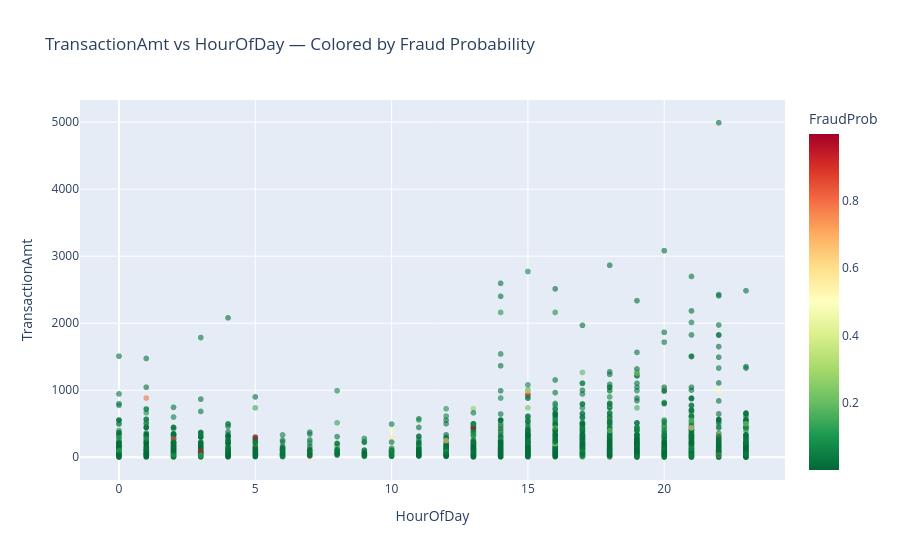

Notebook cell for this chart:
### Code cell
import plotly.express as px

sample_plot = test_df.sample(min(5000, len(test_df)), random_state=42)

fig = px.scatter(
    sample_plot, x='HourOfDay', y='TransactionAmt',
    color='FraudProb', color_continuous_scale='RdYlGn_r',
    opacity=0.6, title='TransactionAmt vs HourOfDay — Colored by Fraud Probability',
    hover_data=['FraudProb', 'RiskTier']
)
fig.show()

### Figure 1 — Plotly figure (JSON) as saved in the notebook; plotly's stock layout.template omitted (floating-point values rounded to 4 significant figures; data arrays with more than 128 entries replaced by an {"elided": "..."} marker saying what was removed)
{"data": [{"customdata": {"elided": "5000x2 mixed values"}, "hovertemplate": "HourOfDay=%{x}<br>TransactionAmt=%{y}<br>FraudProb=%{marker.color}<br>RiskTier=%{customdata[1]}<extra></extra>", "legendgroup": "", "marker": {"color": {"elided": "5000 float values"}, "coloraxis": "coloraxis", "opacity": 0.6, "symbol": "circle"}, "mode": "markers", "name": "", "showlegend": false, "type": "scattergl", "x": {"elided": "5000 int values"}, "xaxis": "x", "y": {"elided": "5000 float values"}, "yaxis": "y"}], "layout": {"coloraxis": {"colorbar": {"title": {"text": "FraudProb"}}, "colorscale": [[0, "rgb(0,104,55)"], [0.1, "rgb(26,152,80)"], [0.2, "rgb(102,189,99)"], [0.3, "rgb(166,217,106)"], [0.4, "rgb(217,239,139)"], [0.5, "rgb(255,255,191)"], [0.6, "rgb(254,224,139)"], [0.7, "rgb(253,174,97)"], [0.8, "rgb(244,109,67)"], [0.9, "rgb(215,48,39)"], [1, "rgb(165,0,38)"]]}, "legend": {"tracegroupgap": 0}, "title": {"text": "TransactionAmt vs HourOfDay — Colored by Fraud Probability"}, "xaxis": {"anchor": "y", "domain": [0, 1], "title": {"text": "HourOfDay"}}, "yaxis": {"anchor": "x", "domain": [0, 1], "title": {"text": "TransactionAmt"}}}}
